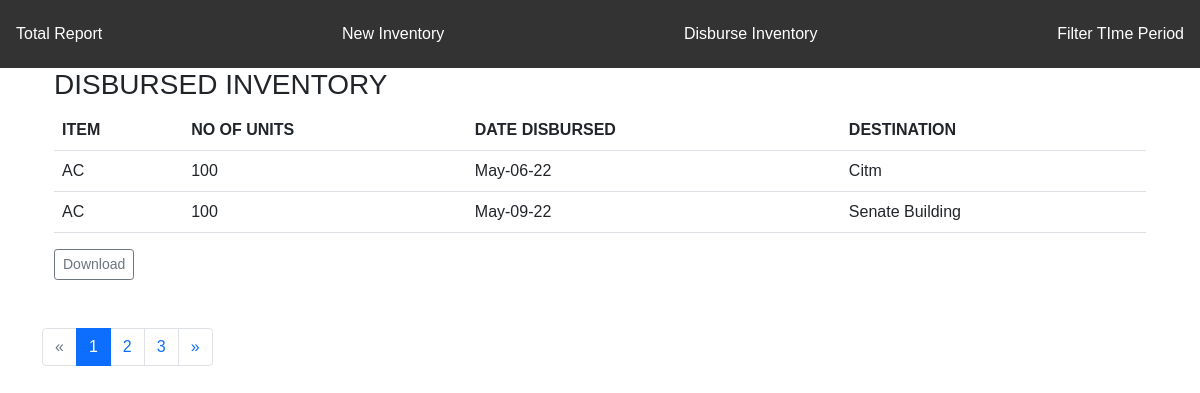
The app's page /inventory/disburse/report with its own data.
### app/models.py (models this page shows)
class DisbursedInventory(db.Model):
    __tablename__ = 'disbursed_inventory'
    id = db.Column(db.Integer, primary_key=True)
    item = db.Column(db.String(20), nullable=False)
    units = db.Column(db.Integer, nullable=False)
    date_disbursed = db.Column(db.DateTime, default = datetime.now)
    destination = db.Column(db.String(64), nullable=False)
    description = db.Column(db.Text)

### app/disbursed/views.py (the view)
@disbursed.route('/inventory/disburse/report')
def disbursed_summary():
    page = request.args.get('page', 1, type=int)
    pagination = DisbursedInventory.query.paginate(page, per_page=current_app.config['RECORDS_PER_PAGE'], error_out=False)
    outgoing = pagination.items
    return render_template('disbursed_summary.html', pagination=pagination, outgoing=outgoing, filter=0)

### app/templates/disbursed_summary.html
{% extends 'base.html' %}
{% block page_content %}
<div class="container">
    <h3>DISBURSED INVENTORY</h3>
    <table class="table">
      <tr>
        <th>ITEM</th>
        <th>NO OF UNITS</th>
        <th>DATE DISBURSED</th>
        <th>DESTINATION</th>
      </tr>
      {% for disbursed in outgoing %}
        <tr>
          <td>{{ disbursed.item }}</td>
          <td>{{ disbursed.units }}</td>
          <td>{{ disbursed.date_disbursed.strftime("%b-%d-%y") }}</td>
          <td>{{ disbursed.destination | title }}</td>
        </tr>
      {% endfor %}
    </table>
    <a class="btn btn-outline-secondary btn-sm mb-5" href="{{ url_for('main.download', process='disburse', filter=filter) }}">Download</a>
</div>
<ul class="pagination">
  {% if not pagination.has_prev %}
    <li class="page-item disabled"><a class="page-link" href="{{ url_for('disbursed.disbursed_summary', page=pagination.prev_num) }}">&laquo;</a></li>
  {% else %}
    <li class="page-item"><a class="page-link" href="{{ url_for('disbursed.disbursed_summary', page=pagination.prev_num) }}">&laquo;</a></li>
  {% endif %}
  {% for page_no in pagination.iter_pages() %}
    {% if page_no %}
      {% if page_no == pagination.page %}
        <li class="page-item active"><a class="page-link" href="{{ url_for('disbursed.disbursed_summary', page=page_no) }}">{{ page_no }}</a></li>
      {% else %}
        <li class="page-item"><a class="page-link" href="{{ url_for('disbursed.disbursed_summary', page=page_no) }}">{{ page_no }}</a></li>
      {% endif %}
    {% else %}
      &hellip;
    {% endif %}
  {% endfor %}
  {% if not pagination.has_next %}
    <li class="page-item disabled"><a class="page-link" href="{{ url_for('disbursed.disbursed_summary', page=pagination.next_num) }}">&raquo;</a></li>
  {% else %}
    <li class="page-item" ><a class="page-link" href="{{ url_for('disbursed.disbursed_summary', page=pagination.next_num) }}">&raquo;</a></li>
  {% endif %}
</ul>
{% endblock %}

### app/static/styles.css (style rules this page uses)
body { font-family: Arial, Helvetica, sans-serif; }

### records on screen
DisbursedInventory: item "AC", units "100", date_disbursed "May-06-22", destination "Citm"
DisbursedInventory: item "AC", units "100", date_disbursed "May-09-22", destination "Senate Building"

### other values on screen
{{ page_no }} "1"
{{ page_no }} "2" "3"
